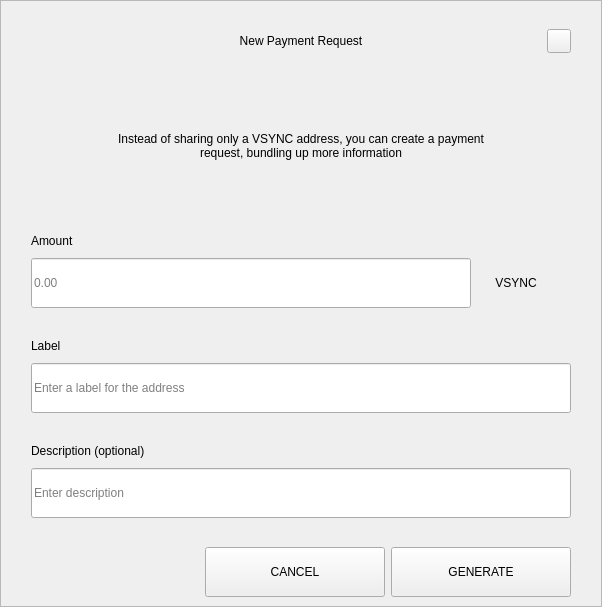
<?xml version="1.0" encoding="UTF-8"?>
<ui version="4.0">
 <class>RequestDialog</class>
 <widget class="QDialog" name="RequestDialog">
  <property name="geometry">
   <rect>
    <x>0</x>
    <y>0</y>
    <width>602</width>
    <height>607</height>
   </rect>
  </property>
  <property name="windowTitle">
   <string>Dialog</string>
  </property>
  <layout class="QVBoxLayout" name="verticalLayout_5">
   <property name="spacing">
    <number>0</number>
   </property>
   <property name="leftMargin">
    <number>0</number>
   </property>
   <property name="topMargin">
    <number>0</number>
   </property>
   <property name="rightMargin">
    <number>0</number>
   </property>
   <property name="bottomMargin">
    <number>0</number>
   </property>
   <item>
    <widget class="QFrame" name="frame">
     <property name="styleSheet">
      <string notr="true"/>
     </property>
     <property name="frameShape">
      <enum>QFrame::StyledPanel</enum>
     </property>
     <property name="frameShadow">
      <enum>QFrame::Raised</enum>
     </property>
     <layout class="QVBoxLayout" name="verticalLayout_4" stretch="1,0,0">
      <property name="spacing">
       <number>0</number>
      </property>
      <property name="leftMargin">
       <number>30</number>
      </property>
      <property name="topMargin">
       <number>20</number>
      </property>
      <property name="rightMargin">
       <number>30</number>
      </property>
      <property name="bottomMargin">
       <number>0</number>
      </property>
      <item>
       <layout class="QHBoxLayout" name="horizontalLayout_3">
        <property name="spacing">
         <number>0</number>
        </property>
        <item>
         <spacer name="horizontalSpacer_21">
          <property name="orientation">
           <enum>Qt::Horizontal</enum>
          </property>
          <property name="sizeHint" stdset="0">
           <size>
            <width>40</width>
            <height>20</height>
           </size>
          </property>
         </spacer>
        </item>
        <item>
         <widget class="QLabel" name="labelTitle">
          <property name="minimumSize">
           <size>
            <width>0</width>
            <height>40</height>
           </size>
          </property>
          <property name="maximumSize">
           <size>
            <width>16777215</width>
            <height>40</height>
           </size>
          </property>
          <property name="styleSheet">
           <string notr="true">padding-left:24px;</string>
          </property>
          <property name="text">
           <string>New Payment Request</string>
          </property>
          <property name="alignment">
           <set>Qt::AlignCenter</set>
          </property>
          <property name="margin">
           <number>7</number>
          </property>
         </widget>
        </item>
        <item>
         <spacer name="horizontalSpacer">
          <property name="orientation">
           <enum>Qt::Horizontal</enum>
          </property>
          <property name="sizeHint" stdset="0">
           <size>
            <width>40</width>
            <height>20</height>
           </size>
          </property>
         </spacer>
        </item>
        <item>
         <widget class="QPushButton" name="btnEsc">
          <property name="minimumSize">
           <size>
            <width>24</width>
            <height>24</height>
           </size>
          </property>
          <property name="maximumSize">
           <size>
            <width>24</width>
            <height>24</height>
           </size>
          </property>
          <property name="focusPolicy">
           <enum>Qt::NoFocus</enum>
          </property>
          <property name="text">
           <string/>
          </property>
         </widget>
        </item>
       </layout>
      </item>
      <item>
       <widget class="QStackedWidget" name="stack">
        <property name="minimumSize">
         <size>
          <width>540</width>
          <height>0</height>
         </size>
        </property>
        <property name="maximumSize">
         <size>
          <width>540</width>
          <height>16777215</height>
         </size>
        </property>
        <property name="currentIndex">
         <number>0</number>
        </property>
        <widget class="QWidget" name="page_1">
         <property name="minimumSize">
          <size>
           <width>540</width>
           <height>0</height>
          </size>
         </property>
         <property name="maximumSize">
          <size>
           <width>540</width>
           <height>16777215</height>
          </size>
         </property>
         <layout class="QVBoxLayout" name="layout1">
          <property name="spacing">
           <number>0</number>
          </property>
          <property name="leftMargin">
           <number>0</number>
          </property>
          <property name="topMargin">
           <number>0</number>
          </property>
          <property name="rightMargin">
           <number>0</number>
          </property>
          <property name="bottomMargin">
           <number>0</number>
          </property>
          <item>
           <spacer name="verticalSpacer_21">
            <property name="orientation">
             <enum>Qt::Vertical</enum>
            </property>
            <property name="sizeType">
             <enum>QSizePolicy::Fixed</enum>
            </property>
            <property name="sizeHint" stdset="0">
             <size>
              <width>20</width>
              <height>30</height>
             </size>
            </property>
           </spacer>
          </item>
          <item alignment="Qt::AlignHCenter">
           <widget class="QLabel" name="labelMessage">
            <property name="minimumSize">
             <size>
              <width>400</width>
              <height>50</height>
             </size>
            </property>
            <property name="text">
             <string>Instead of sharing only a VSYNC address, you can create a payment request, bundling up more information</string>
            </property>
            <property name="alignment">
             <set>Qt::AlignCenter</set>
            </property>
            <property name="wordWrap">
             <bool>true</bool>
            </property>
           </widget>
          </item>
          <item alignment="Qt::AlignBottom">
           <widget class="QWidget" name="containerAmount" native="true">
            <layout class="QVBoxLayout" name="verticalLayout">
             <property name="spacing">
              <number>9</number>
             </property>
             <property name="leftMargin">
              <number>0</number>
             </property>
             <property name="topMargin">
              <number>0</number>
             </property>
             <property name="rightMargin">
              <number>0</number>
             </property>
             <property name="bottomMargin">
              <number>0</number>
             </property>
             <item>
              <widget class="QLabel" name="labelSubtitleAmount">
               <property name="minimumSize">
                <size>
                 <width>350</width>
                 <height>16</height>
                </size>
               </property>
               <property name="maximumSize">
                <size>
                 <width>16777215</width>
                 <height>16</height>
                </size>
               </property>
               <property name="text">
                <string>Amount</string>
               </property>
              </widget>
             </item>
             <item alignment="Qt::AlignTop">
              <widget class="QWidget" name="layoutAmount" native="true">
               <layout class="QHBoxLayout" name="horizontalLayout" stretch="2,0">
                <property name="spacing">
                 <number>0</number>
                </property>
                <property name="leftMargin">
                 <number>0</number>
                </property>
                <property name="topMargin">
                 <number>0</number>
                </property>
                <property name="rightMargin">
                 <number>0</number>
                </property>
                <property name="bottomMargin">
                 <number>0</number>
                </property>
                <item>
                 <widget class="QLineEdit" name="lineEditAmount">
                  <property name="minimumSize">
                   <size>
                    <width>0</width>
                    <height>50</height>
                   </size>
                  </property>
                  <property name="maximumSize">
                   <size>
                    <width>16777215</width>
                    <height>50</height>
                   </size>
                  </property>
                  <property name="placeholderText">
                   <string notr="true">0.00</string>
                  </property>
                 </widget>
                </item>
                <item>
                 <widget class="QWidget" name="comboContainer" native="true">
                  <property name="minimumSize">
                   <size>
                    <width>100</width>
                    <height>50</height>
                   </size>
                  </property>
                  <property name="maximumSize">
                   <size>
                    <width>16777215</width>
                    <height>50</height>
                   </size>
                  </property>
                  <layout class="QHBoxLayout" name="horizontalLayout_31">
                   <property name="spacing">
                    <number>0</number>
                   </property>
                   <property name="leftMargin">
                    <number>0</number>
                   </property>
                   <property name="topMargin">
                    <number>0</number>
                   </property>
                   <property name="rightMargin">
                    <number>10</number>
                   </property>
                   <property name="bottomMargin">
                    <number>0</number>
                   </property>
                   <item>
                    <widget class="QLabel" name="comboBoxCoin">
                     <property name="text">
                      <string>VSYNC</string>
                     </property>
                     <property name="alignment">
                      <set>Qt::AlignCenter</set>
                     </property>
                    </widget>
                   </item>
                  </layout>
                 </widget>
                </item>
               </layout>
              </widget>
             </item>
            </layout>
           </widget>
          </item>
          <item>
           <spacer name="verticalSpacer_31">
            <property name="orientation">
             <enum>Qt::Vertical</enum>
            </property>
            <property name="sizeType">
             <enum>QSizePolicy::Fixed</enum>
            </property>
            <property name="sizeHint" stdset="0">
             <size>
              <width>20</width>
              <height>30</height>
             </size>
            </property>
           </spacer>
          </item>
          <item>
           <layout class="QVBoxLayout" name="verticalLayoutLabel">
            <property name="spacing">
             <number>9</number>
            </property>
            <item>
             <widget class="QLabel" name="labelSubtitleLabel">
              <property name="minimumSize">
               <size>
                <width>0</width>
                <height>16</height>
               </size>
              </property>
              <property name="maximumSize">
               <size>
                <width>16777215</width>
                <height>16</height>
               </size>
              </property>
              <property name="text">
               <string>Label</string>
              </property>
             </widget>
            </item>
            <item>
             <widget class="QLineEdit" name="lineEditLabel">
              <property name="minimumSize">
               <size>
                <width>0</width>
                <height>50</height>
               </size>
              </property>
              <property name="maximumSize">
               <size>
                <width>16777215</width>
                <height>50</height>
               </size>
              </property>
              <property name="placeholderText">
               <string>Enter a label for the address</string>
              </property>
             </widget>
            </item>
           </layout>
          </item>
          <item>
           <spacer name="verticalSpacer_34">
            <property name="orientation">
             <enum>Qt::Vertical</enum>
            </property>
            <property name="sizeType">
             <enum>QSizePolicy::Fixed</enum>
            </property>
            <property name="sizeHint" stdset="0">
             <size>
              <width>20</width>
              <height>30</height>
             </size>
            </property>
           </spacer>
          </item>
          <item>
           <layout class="QVBoxLayout" name="verticalLayoutDescription">
            <property name="spacing">
             <number>9</number>
            </property>
            <item>
             <widget class="QLabel" name="labelSubtitleDescription">
              <property name="minimumSize">
               <size>
                <width>0</width>
                <height>16</height>
               </size>
              </property>
              <property name="maximumSize">
               <size>
                <width>16777215</width>
                <height>16</height>
               </size>
              </property>
              <property name="text">
               <string>Description (optional)</string>
              </property>
             </widget>
            </item>
            <item>
             <widget class="QLineEdit" name="lineEditDescription">
              <property name="minimumSize">
               <size>
                <width>0</width>
                <height>50</height>
               </size>
              </property>
              <property name="maximumSize">
               <size>
                <width>16777215</width>
                <height>50</height>
               </size>
              </property>
              <property name="placeholderText">
               <string>Enter description</string>
              </property>
             </widget>
            </item>
            <item>
             <spacer name="verticalSpacer_4">
              <property name="orientation">
               <enum>Qt::Vertical</enum>
              </property>
              <property name="sizeType">
               <enum>QSizePolicy::Fixed</enum>
              </property>
              <property name="sizeHint" stdset="0">
               <size>
                <width>20</width>
                <height>20</height>
               </size>
              </property>
             </spacer>
            </item>
           </layout>
          </item>
         </layout>
        </widget>
        <widget class="QWidget" name="page_2">
         <layout class="QVBoxLayout" name="layout2">
          <item>
           <spacer name="verticalSpacer_5">
            <property name="orientation">
             <enum>Qt::Vertical</enum>
            </property>
            <property name="sizeType">
             <enum>QSizePolicy::Fixed</enum>
            </property>
            <property name="sizeHint" stdset="0">
             <size>
              <width>20</width>
              <height>50</height>
             </size>
            </property>
           </spacer>
          </item>
          <item alignment="Qt::AlignHCenter">
           <widget class="QLabel" name="labelQrImg">
            <property name="minimumSize">
             <size>
              <width>260</width>
              <height>260</height>
             </size>
            </property>
            <property name="maximumSize">
             <size>
              <width>260</width>
              <height>260</height>
             </size>
            </property>
            <property name="text">
             <string/>
            </property>
            <property name="alignment">
             <set>Qt::AlignCenter</set>
            </property>
           </widget>
          </item>
          <item>
           <spacer name="verticalSpacer_2">
            <property name="orientation">
             <enum>Qt::Vertical</enum>
            </property>
            <property name="sizeType">
             <enum>QSizePolicy::Fixed</enum>
            </property>
            <property name="sizeHint" stdset="0">
             <size>
              <width>20</width>
              <height>30</height>
             </size>
            </property>
           </spacer>
          </item>
          <item alignment="Qt::AlignHCenter">
           <widget class="QLabel" name="labelAddress">
            <property name="text">
             <string>D7VFR83SQbiezrW72hjcWJtcfip5krte2Z </string>
            </property>
           </widget>
          </item>
          <item>
           <spacer name="verticalSpacer_32">
            <property name="orientation">
             <enum>Qt::Vertical</enum>
            </property>
            <property name="sizeType">
             <enum>QSizePolicy::Expanding</enum>
            </property>
            <property name="sizeHint" stdset="0">
             <size>
              <width>20</width>
              <height>20</height>
             </size>
            </property>
           </spacer>
          </item>
          <item>
           <layout class="QHBoxLayout" name="horizontal">
            <property name="leftMargin">
             <number>20</number>
            </property>
            <property name="rightMargin">
             <number>20</number>
            </property>
            <property name="bottomMargin">
             <number>20</number>
            </property>
            <item>
             <spacer name="horizontalSpacer_4">
              <property name="orientation">
               <enum>Qt::Horizontal</enum>
              </property>
              <property name="sizeHint" stdset="0">
               <size>
                <width>40</width>
                <height>20</height>
               </size>
              </property>
             </spacer>
            </item>
            <item>
             <widget class="QPushButton" name="btnCopyAddress">
              <property name="minimumSize">
               <size>
                <width>180</width>
                <height>50</height>
               </size>
              </property>
              <property name="text">
               <string>COPY ADDRESS</string>
              </property>
             </widget>
            </item>
            <item>
             <widget class="QPushButton" name="btnCopyUrl">
              <property name="minimumSize">
               <size>
                <width>180</width>
                <height>50</height>
               </size>
              </property>
              <property name="text">
               <string>COPY URL</string>
              </property>
             </widget>
            </item>
            <item>
             <spacer name="horizontalSpacer_2">
              <property name="orientation">
               <enum>Qt::Horizontal</enum>
              </property>
              <property name="sizeHint" stdset="0">
               <size>
                <width>40</width>
                <height>20</height>
               </size>
              </property>
             </spacer>
            </item>
           </layout>
          </item>
         </layout>
        </widget>
       </widget>
      </item>
      <item>
       <widget class="QWidget" name="buttonsStack" native="true">
        <layout class="QHBoxLayout" name="horizontalLayout_5">
         <property name="leftMargin">
          <number>20</number>
         </property>
         <property name="rightMargin">
          <number>0</number>
         </property>
         <item>
          <spacer name="horizontalSpacer_41">
           <property name="orientation">
            <enum>Qt::Horizontal</enum>
           </property>
           <property name="sizeHint" stdset="0">
            <size>
             <width>40</width>
             <height>20</height>
            </size>
           </property>
          </spacer>
         </item>
         <item>
          <widget class="QPushButton" name="btnCancel">
           <property name="minimumSize">
            <size>
             <width>180</width>
             <height>50</height>
            </size>
           </property>
           <property name="focusPolicy">
            <enum>Qt::NoFocus</enum>
           </property>
           <property name="text">
            <string>CANCEL</string>
           </property>
          </widget>
         </item>
         <item>
          <widget class="QPushButton" name="btnSave">
           <property name="minimumSize">
            <size>
             <width>180</width>
             <height>50</height>
            </size>
           </property>
           <property name="focusPolicy">
            <enum>Qt::NoFocus</enum>
           </property>
           <property name="text">
            <string>GENERATE</string>
           </property>
          </widget>
         </item>
        </layout>
       </widget>
      </item>
     </layout>
    </widget>
   </item>
  </layout>
 </widget>
 <resources/>
 <connections/>
</ui>
